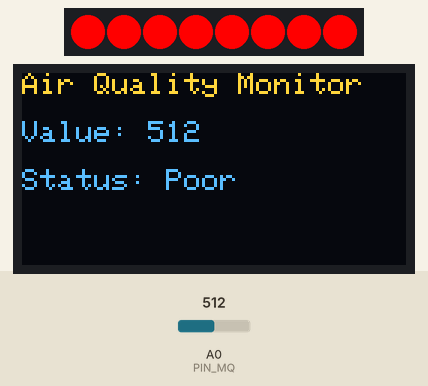
Bench run of a sketch on a simulated Arduino Uno, built with avr-gcc and run on an emulated ATmega328P. Parts: 8 RGB LEDs in strip order, left to right, 128×64 one-colour display. The test bench sets the inputs (shaded band); at power-on: A0 (PIN_MQ) = 512. Dim RGB values are drawn brighter than linear; the OLED is the two-colour kind (top 16 rows yellow); what the sketch prints to the serial monitor is not drawn.

Above: at 2.2 s.
2.3 s: A0 (PIN_MQ) set to 413
At 4.0 s:
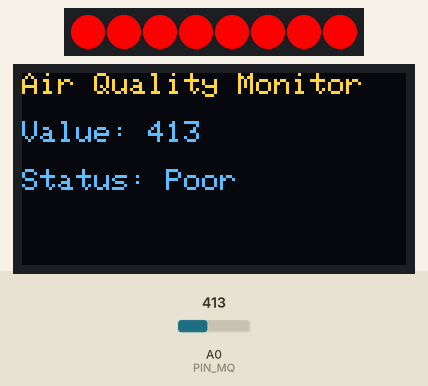
4.6 s: A0 (PIN_MQ) set to 391
At 5.5 s:
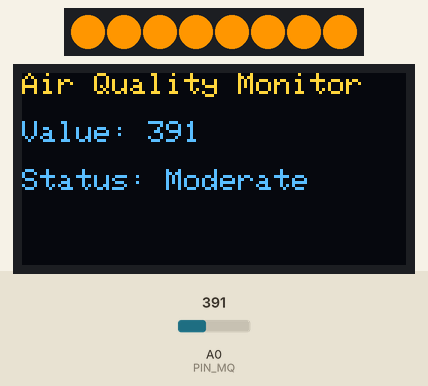
6.7 s: A0 (PIN_MQ) set to 211
At 8.2 s:
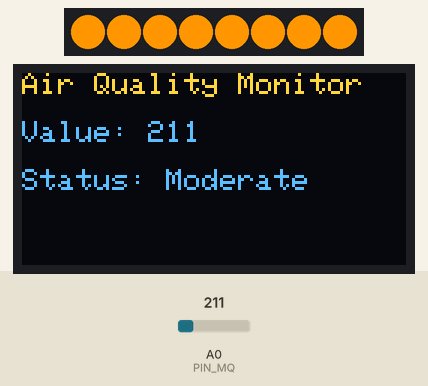
8.7 s: A0 (PIN_MQ) set to 193
At 9.7 s:
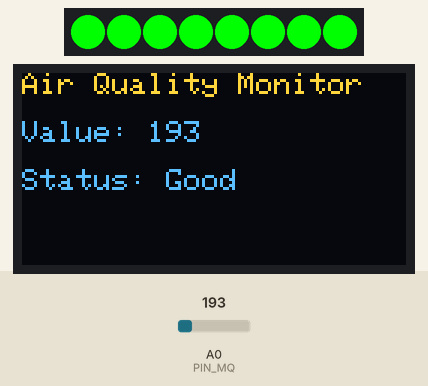
10.8 s: A0 (PIN_MQ) set to 710
At 12.4 s:
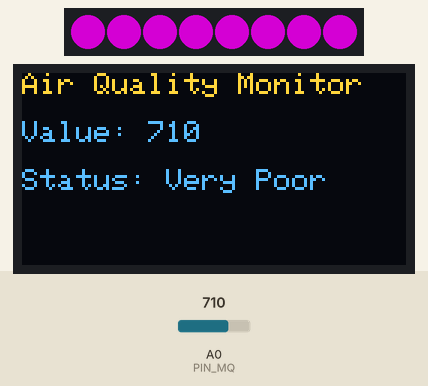
Timing chart, 0 to 13.9 s (numbered marks = the images above; inputs shaded):
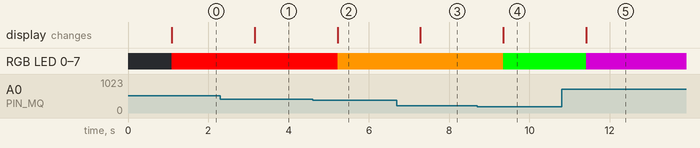

Measured:
- the behaviour switches between 400 and 399 on A0 (PIN_MQ) (found by bisection; images 1 and 2)
- the behaviour switches between 200 and 199 on A0 (PIN_MQ) (found by bisection; images 3 and 4)
- after the input at 2.3 s, the display: changes after 0.86 s (image 1)
- after the input at 4.6 s, RGB LED 0–7: RGB(255, 0, 0) → RGB(255, 150, 0) after 0.62 s; the display: changes after 0.62 s (image 2)
- after the input at 6.7 s, the display: changes after 0.59 s (image 3)
- after the input at 8.7 s, RGB LED 0–7: RGB(255, 150, 0) → RGB(0, 255, 0) after 0.65 s; the display: changes after 0.65 s (image 4)
- after the input at 10.8 s, RGB LED 0–7: RGB(0, 255, 0) → RGB(128, 0, 128) after 0.62 s; the display: changes after 0.62 s (image 5)

The sketch:

13_AirQualityMonitoring.ino
```cpp
/*
  Air Quality Monitor with MQ-135 + OLED + NeoPixel
  Inputs: MQ-135 (A0)
  Outputs: OLED (I2C), NeoPixel Ring (D6)

  Functionality:
    - Reads air quality from MQ-135
    - Shows raw value on OLED
    - Lights NeoPixel in color bands:
        Green = Good
        Yellow = Moderate
        Red = Poor
        Purple = Very Poor
*/

#include <Adafruit_GFX.h>
#include <Adafruit_SSD1306.h>
#include <Adafruit_NeoPixel.h>

// ------------ Pins ------------
const int PIN_MQ = A0;        // MQ-135 sensor analog pin
const int PIN_NEOPIXEL = 6;   // NeoPixel data pin

// ------------ Display Setup ------------
#define SCREEN_WIDTH 128
#define SCREEN_HEIGHT 64
Adafruit_SSD1306 display(SCREEN_WIDTH, SCREEN_HEIGHT, &Wire, -1);

// ------------ NeoPixel Setup ------------
#define NUMPIXELS 8
Adafruit_NeoPixel pixels(NUMPIXELS, PIN_NEOPIXEL, NEO_GRB + NEO_KHZ800);

// ------------ Thresholds (example ranges) ------------
const int AQ_GOOD_MAX      = 200;
const int AQ_MODERATE_MAX  = 400;
const int AQ_POOR_MAX      = 700;
// Above 700 = Very Poor

// ------------ Helper Function ------------
void setAllPixels(int r, int g, int b) {
  for (int i = 0; i < NUMPIXELS; i++) {
    pixels.setPixelColor(i, pixels.Color(r, g, b));
  }
  pixels.show();
}

void setup() {
  Serial.begin(9600);
  pixels.begin();
  pixels.clear();
  pixels.show();

  if (!display.begin(SSD1306_SWITCHCAPVCC, 0x3C)) {
    Serial.println("SSD1306 init failed!");
  }

  display.clearDisplay();
  display.setTextColor(SSD1306_WHITE);
  display.setTextSize(1);
  display.setCursor(0,0);
  display.println("Air Quality Monitor");
  display.display();
  delay(1000);
}

void loop() {
  int airValue = analogRead(PIN_MQ);

  // 1) Categorize Air Quality
  String status;
  if (airValue < AQ_GOOD_MAX) {
    status = "Good";
    setAllPixels(0, 255, 0);    // Green
  }
  else if (airValue < AQ_MODERATE_MAX) {
    status = "Moderate";
    setAllPixels(255, 150, 0);  // Yellow/Orange
  }
  else if (airValue < AQ_POOR_MAX) {
    status = "Poor";
    setAllPixels(255, 0, 0);    // Red
  }
  else {
    status = "Very Poor";
    setAllPixels(128, 0, 128);  // Purple
  }

  // 2) Show on OLED
  display.clearDisplay();
  display.setTextSize(1);
  display.setCursor(0,0);
  display.println("Air Quality Monitor");

  display.setCursor(0,16);
  display.print("Value: ");
  display.println(airValue);

  display.setCursor(0,32);
  display.print("Status: ");
  display.println(status);

  display.display();

  // 3) Debug Serial
  Serial.print("AirValue="); Serial.print(airValue);
  Serial.print("  Status="); Serial.println(status);

  delay(1000);
}
```
